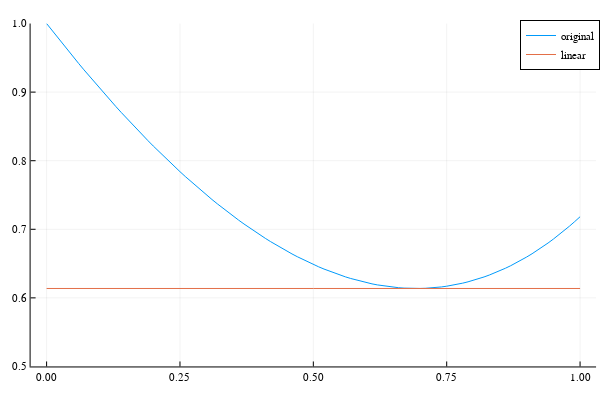

Write notebook code for a chart like this one.
### Markdown cell above
## Taylor Series

Multivariable optimization can be a deep and subtle problem. One valuable tool for considering how various optimization algorithms compare is to understand the **second-order** behavior at a local minimum. 

Recall the second-order Taylor polynomial for a function $f$: 

$$
P_2(\mathbf{x}) = f(\mathbf{a}) + \nabla f(\mathbf{a}) \cdot (\mathbf{x}-\mathbf{a}) + \frac{1}{2} (\mathbf{x}-\mathbf{a})'H(\mathbf{a})(\mathbf{x} -\mathbf{a}),
$$

where $H(\mathbf{a})$ is the matrix of second-order partial derivatives of $f$. 

![](taylor.png)


At a local minimum of a differential function, the first-order behavior is always constant (since the gradient is zero). However, the second-order behavior can help us tell whether the function has a local minimum or maximum at the point. 

### Problem 3

Find the quadratic approximation of the $f(x) = e^x - 2x$ at its minimum and graph it to see how it hugs the graph of $f$.

### Code cell
xs = 0:1/100:1
plot(xs, x -> exp(x) - 2x, label="original")
plot!(xs, x -> 2 - 2log(2), ylims = (1/2,1), label = "linear")
#plot!(xs, x -> (fill in a function of x here), label = "quadratic")

### Figure 1 — Plotly figure (JSON) as saved in the notebook; plotly's stock layout.template omitted (floating-point values rounded to 4 significant figures)
{"data": [{"colorbar": {"title": ""}, "legendgroup": "original", "line": {"color": "rgba(0, 154, 250, 1.000)", "dash": "solid", "shape": "linear", "width": 1}, "mode": "lines", "name": "original", "showlegend": true, "type": "scatter", "x": [0, 0.01, 0.02, 0.03, 0.04, 0.05, 0.06, 0.07, 0.08, 0.09, 0.1, 0.11, 0.12, 0.13, 0.14, 0.15, 0.16, 0.17, 0.18, 0.19, 0.2, 0.21, 0.22, 0.23, 0.24, 0.25, 0.26, 0.27, 0.28, 0.29, 0.3, 0.31, 0.32, 0.33, 0.34, 0.35, 0.36, 0.37, 0.38, 0.39, 0.4, 0.41, 0.42, 0.43, 0.44, 0.45, 0.46, 0.47, 0.48, 0.49, 0.5, 0.51, 0.52, 0.53, 0.54, 0.55, 0.56, 0.57, 0.58, 0.59, 0.6, 0.61, 0.62, 0.63, 0.64, 0.65, 0.66, 0.67, 0.68, 0.69, 0.7, 0.71, 0.72, 0.73, 0.74, 0.75, 0.76, 0.77, 0.78, 0.79, 0.8, 0.81, 0.82, 0.83, 0.84, 0.85, 0.86, 0.87, 0.88, 0.89, 0.9, 0.91, 0.92, 0.93, 0.94, 0.95, 0.96, 0.97, 0.98, 0.99, 1], "xaxis": "x1", "y": [1, 0.9901, 0.9802, 0.9705, 0.9608, 0.9513, 0.9418, 0.9325, 0.9233, 0.9142, 0.9052, 0.8963, 0.8875, 0.8788, 0.8703, 0.8618, 0.8535, 0.8453, 0.8372, 0.8292, 0.8214, 0.8137, 0.8061, 0.7986, 0.7912, 0.784, 0.7769, 0.77, 0.7631, 0.7564, 0.7499, 0.7434, 0.7371, 0.731, 0.7249, 0.7191, 0.7133, 0.7077, 0.7023, 0.697, 0.6918, 0.6868, 0.682, 0.6773, 0.6727, 0.6683, 0.6641, 0.66, 0.6561, 0.6523, 0.6487, 0.6453, 0.642, 0.6389, 0.636, 0.6333, 0.6307, 0.6283, 0.626, 0.624, 0.6221, 0.6204, 0.6189, 0.6176, 0.6165, 0.6155, 0.6148, 0.6142, 0.6139, 0.6137, 0.6138, 0.614, 0.6144, 0.6151, 0.6159, 0.617, 0.6183, 0.6198, 0.6215, 0.6234, 0.6255, 0.6279, 0.6305, 0.6333, 0.6364, 0.6396, 0.6432, 0.6469, 0.6509, 0.6551, 0.6596, 0.6643, 0.6693, 0.6745, 0.68, 0.6857, 0.6917, 0.6979, 0.7045, 0.7112, 0.7183], "yaxis": "y1", "zmax": null, "zmin": null}, {"colorbar": {"title": ""}, "legendgroup": "linear", "line": {"color": "rgba(227, 111, 71, 1.000)", "dash": "solid", "shape": "linear", "width": 1}, "mode": "lines", "name": "linear", "showlegend": true, "type": "scatter", "x": [0, 0.01, 0.02, 0.03, 0.04, 0.05, 0.06, 0.07, 0.08, 0.09, 0.1, 0.11, 0.12, 0.13, 0.14, 0.15, 0.16, 0.17, 0.18, 0.19, 0.2, 0.21, 0.22, 0.23, 0.24, 0.25, 0.26, 0.27, 0.28, 0.29, 0.3, 0.31, 0.32, 0.33, 0.34, 0.35, 0.36, 0.37, 0.38, 0.39, 0.4, 0.41, 0.42, 0.43, 0.44, 0.45, 0.46, 0.47, 0.48, 0.49, 0.5, 0.51, 0.52, 0.53, 0.54, 0.55, 0.56, 0.57, 0.58, 0.59, 0.6, 0.61, 0.62, 0.63, 0.64, 0.65, 0.66, 0.67, 0.68, 0.69, 0.7, 0.71, 0.72, 0.73, 0.74, 0.75, 0.76, 0.77, 0.78, 0.79, 0.8, 0.81, 0.82, 0.83, 0.84, 0.85, 0.86, 0.87, 0.88, 0.89, 0.9, 0.91, 0.92, 0.93, 0.94, 0.95, 0.96, 0.97, 0.98, 0.99, 1], "xaxis": "x1", "y": [0.6137, 0.6137, 0.6137, 0.6137, 0.6137, 0.6137, 0.6137, 0.6137, 0.6137, 0.6137, 0.6137, 0.6137, 0.6137, 0.6137, 0.6137, 0.6137, 0.6137, 0.6137, 0.6137, 0.6137, 0.6137, 0.6137, 0.6137, 0.6137, 0.6137, 0.6137, 0.6137, 0.6137, 0.6137, 0.6137, 0.6137, 0.6137, 0.6137, 0.6137, 0.6137, 0.6137, 0.6137, 0.6137, 0.6137, 0.6137, 0.6137, 0.6137, 0.6137, 0.6137, 0.6137, 0.6137, 0.6137, 0.6137, 0.6137, 0.6137, 0.6137, 0.6137, 0.6137, 0.6137, 0.6137, 0.6137, 0.6137, 0.6137, 0.6137, 0.6137, 0.6137, 0.6137, 0.6137, 0.6137, 0.6137, 0.6137, 0.6137, 0.6137, 0.6137, 0.6137, 0.6137, 0.6137, 0.6137, 0.6137, 0.6137, 0.6137, 0.6137, 0.6137, 0.6137, 0.6137, 0.6137, 0.6137, 0.6137, 0.6137, 0.6137, 0.6137, 0.6137, 0.6137, 0.6137, 0.6137, 0.6137, 0.6137, 0.6137, 0.6137, 0.6137, 0.6137, 0.6137, 0.6137, 0.6137, 0.6137, 0.6137], "yaxis": "y1", "zmax": null, "zmin": null}], "layout": {"annotations": [], "height": 400, "legend": {"bgcolor": "rgba(255, 255, 255, 1.000)", "bordercolor": "rgba(0, 0, 0, 1.000)", "borderwidth": 1, "font": {"color": "rgba(0, 0, 0, 1.000)", "family": "sans-serif", "size": 11}, "tracegroupgap": 0, "traceorder": "normal", "x": 1, "xanchor": "auto", "y": 1, "yanchor": "auto"}, "margin": {"b": 20, "l": 0, "r": 0, "t": 20}, "paper_bgcolor": "rgba(255, 255, 255, 1.000)", "plot_bgcolor": "rgba(255, 255, 255, 1.000)", "showlegend": true, "width": 600, "xaxis": {"anchor": "y1", "domain": [0.05101, 0.9934], "gridcolor": "rgba(0, 0, 0, 0.100)", "gridwidth": 0.5, "linecolor": "rgba(0, 0, 0, 1.000)", "mirror": false, "range": [-0.03, 1.03], "showgrid": true, "showline": true, "showticklabels": true, "tickangle": 0, "tickcolor": "rgb(0, 0, 0)", "tickfont": {"color": "rgba(0, 0, 0, 1.000)", "family": "sans-serif", "size": 11}, "tickmode": "array", "ticks": "inside", "ticktext": ["0.00", "0.25", "0.50", "0.75", "1.00"], "tickvals": [0, 0.25, 0.5, 0.75, 1], "title": "", "titlefont": {"color": "rgba(0, 0, 0, 1.000)", "family": "sans-serif", "size": 15}, "type": "-", "visible": true, "zeroline": false, "zerolinecolor": "rgba(0, 0, 0, 1.000)"}, "yaxis": {"anchor": "x1", "domain": [0.03762, 0.9902], "gridcolor": "rgba(0, 0, 0, 0.100)", "gridwidth": 0.5, "linecolor": "rgba(0, 0, 0, 1.000)", "mirror": false, "range": [0.5, 1], "showgrid": true, "showline": true, "showticklabels": true, "tickangle": 0, "tickcolor": "rgb(0, 0, 0)", "tickfont": {"color": "rgba(0, 0, 0, 1.000)", "family": "sans-serif", "size": 11}, "tickmode": "array", "ticks": "inside", "ticktext": ["0.5", "0.6", "0.7", "0.8", "0.9", "1.0"], "tickvals": [0.5, 0.6, 0.7, 0.8, 0.9, 1], "title": "", "titlefont": {"color": "rgba(0, 0, 0, 1.000)", "family": "sans-serif", "size": 15}, "type": "-", "visible": true, "zeroline": false, "zerolinecolor": "rgba(0, 0, 0, 1.000)"}}}
